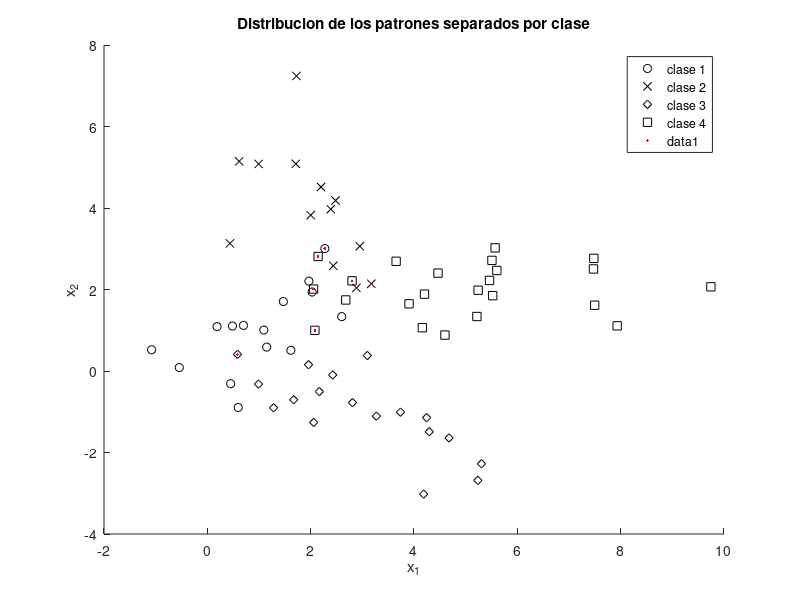
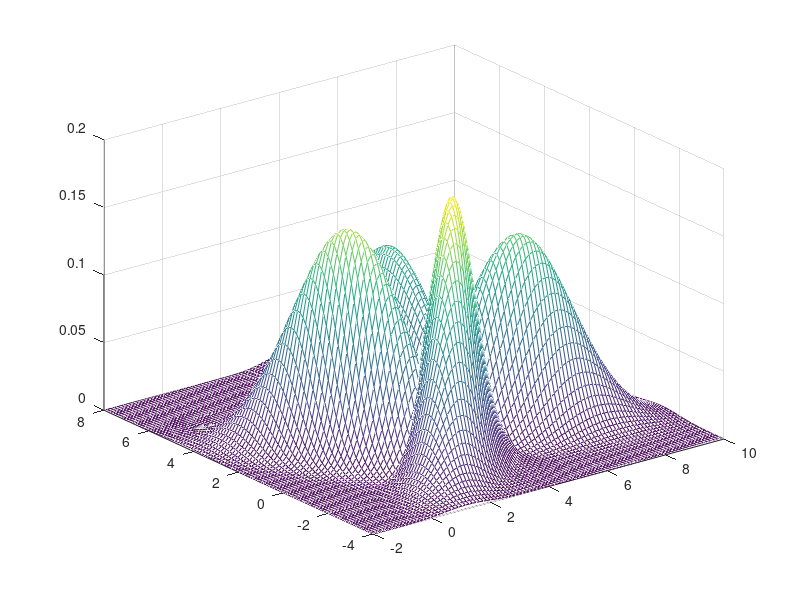

MATLAB code to generate these figures, in order:
%% Ejercicio 2
% Clasificación estadística de patrones.
%%
% 
% # Sea un clasificador geométrico lineal definido por:
% 
% * asdasd
% * asdas
% * asdasdfa
clc; close all; clear all;

% Genero la grilla
% N = 100
% x1 = linspace(-2,2,N);
% x2 = linspace(-2,2,N);
% for i = 1:N
%     for j = 1:N
%         g1(i,j) = - x1(i);
%         g2(i,j) =   x1(i) + x2(j) -1;
%         g3(i,j) =   x1(i) - x2(j) -1;
%     end
% end
% 
% hold on
% surf(x1,x2,g1)
% surf(x1,x2,g2)
% surf(x1,x2,g3)
% hold off

%%
% Cargo los datos (patrones con sus clases respectivas)
data = load('gaussDATA.txt', '-ascii');
x = data(:,1:2); % patrones
c = data(:,3);   % identificador de clase
N = length(c);   % cantidad de ejemplos

c1 = find(c== 1); % indices de clase 1
c2 = find(c== 2); % indices de clase 2
c3 = find(c== 3); % indices de clase 3
c4 = find(c== 4); % indices de clase 4


hold on
plot(x(c1,1), x(c1,2), 'ok')
plot(x(c2,1), x(c2,2), 'xk')
plot(x(c3,1), x(c3,2), 'dk')
plot(x(c4,1), x(c4,2), 'sk')
hold off

xlabel('x_1'); ylabel('x_2');
legend('clase 1','clase 2','clase 3','clase 4')
title('Distribucion de los patrones separados por clase')

%%
% Por la gráfica se deduce que deberán utilizarse gaussianas con media
% desconocida y covarianza no isotropica desconocida

% Estimación de los parámetros para cada clase
% medias
u1 = mean(x(c1,:));
u2 = mean(x(c2,:));
u3 = mean(x(c3,:));
u4 = mean(x(c4,:));
% matrices de covarianzas
sig1 = cov(x(c1,:));
sig2 = cov(x(c2,:));
sig3 = cov(x(c3,:));
sig4 = cov(x(c4,:));

cn = zeros(size(c));

for n = 1:N
    xn = x(n,:); % voy leyendo de a un dato
    
    % Calculo los valores de las funciones discriminantes para xn
    g1 = mvnpdf(xn, u1, sig1);
    g2 = mvnpdf(xn, u2, sig2);
    g3 = mvnpdf(xn, u3, sig3);
    g4 = mvnpdf(xn, u4, sig4);
    
    % Busco cual es la clase ganadora, asigno 0 si cae en la frontera
    if     g1 > max([g2 g3 g4])
        cn(n) = 1;
    elseif g2 > max([g1 g3 g4])
        cn(n) = 2;
    elseif g3 > max([g1 g2 g4])
        cn(n) = 3;
    elseif g4 > max([g1 g2 g3])
        cn(n) = 4;
    else 
        cn(n) = 0;
    end
end

% busco cuales patrones fueron confundidos al clasificar
cwrong = find(c-cn); % patrones mal identificados
cright = find((c-cn) == 0); % patrones identificados correctamente

fprintf('La tasa de aciertos es de %0.2f %%\n',100*nnz(cright)/N); 
% disp(['La tasa de aciertos es de ' num2str(100*nnz(cright)/N) '%'])

hold on
plot(x(cwrong,1), x(cwrong,2), '.r')
hold off


T = 100; % cantidad de patrones de testeo
xtest = zeros(T,2);
ctest = zeros(T,1);
cn = zeros(size(ctest));
for i=1:T
    ctest(i) = randi([1 4]);
    
    if     ctest(i) == 1
        xtest(i,:) = mvnrnd(u1,sig1);
    elseif ctest(i) == 2
        xtest(i,:) = mvnrnd(u2,sig2);
    elseif ctest(i) == 3
        xtest(i,:) = mvnrnd(u3,sig3);
    elseif ctest(i) == 4
        xtest(i,:) = mvnrnd(u4,sig4);
    end
    
    % Calculo los valores de las funciones discriminantes para xn
    g1 = mvnpdf(xtest(i,:), u1, sig1);
    g2 = mvnpdf(xtest(i,:), u2, sig2);
    g3 = mvnpdf(xtest(i,:), u3, sig3);
    g4 = mvnpdf(xtest(i,:), u4, sig4);
    
    % Busco cual es la clase ganadora, asigno 0 si cae en la frontera
    if     g1 > max([g2 g3 g4])
        cn(i) = 1;
    elseif g2 > max([g1 g3 g4])
        cn(i) = 2;
    elseif g3 > max([g1 g2 g4])
        cn(i) = 3;
    elseif g4 > max([g1 g2 g3])
        cn(i) = 4;
    else 
        cn(n) = 0;
    end
end


c1 = find(ctest== 1); % indices de clase 1
c2 = find(ctest== 2); % indices de clase 2
c3 = find(ctest== 3); % indices de clase 3
c4 = find(ctest== 4); % indices de clase 4


figure
hold on
plot(xtest(c1,1), xtest(c1,2), 'ok')
plot(xtest(c2,1), xtest(c2,2), 'xk')
plot(xtest(c3,1), xtest(c3,2), 'dk')
plot(xtest(c4,1), xtest(c4,2), 'sk')
hold off

xlabel('x_1'); ylabel('x_2');
legend('clase 1','clase 2','clase 3','clase 4')
title('Distribucion de los patrones de testeo separados por clase')


% busco cuales patrones fueron confundidos al clasificar
cwrong = find(ctest-cn); % patrones mal identificados
cright = find((ctest-cn) == 0); % patrones identificados correctamente

fprintf('En testeo, la tasa de aciertos es de %0.2f %%\n',100*nnz(cright)/T); 
% disp(['La tasa de aciertos es de ' num2str(100*nnz(cright)/N) '%'])

hold on
plot(xtest(cwrong,1), xtest(cwrong,2), '.r')
hold off


x1 = linspace(-2,10);
x2 = linspace(-4,8);
[X1,X2] = meshgrid(x1,x2);
for i = 1:100
    for j = 1:100
        xn = [x1(i) x2(j)];
        gtest1(i,j) = mvnpdf(xn, u1, sig1);
        gtest2(i,j) = mvnpdf(xn, u2, sig2);
        gtest3(i,j) = mvnpdf(xn, u3, sig3);
        gtest4(i,j) = mvnpdf(xn, u4, sig4);
    end
end

maxgtest = cat(3, gtest1, gtest2, gtest3, gtest4);


mesh(X1,X2,max(maxgtest,[],3))
% Z = mvnpdf([xtest(i,:), u1, sig1);
%     g2 = mvnpdf(xtest(i,:), u2, sig2);
%     g3 = mvnpdf(xtest(i,:), u3, sig3);
%     g4 = mvnpdf(xtest(i,:), u4, sig4);sin(X)+cos(Y);
% % 
% figure
% contour(X,Y,Z)
